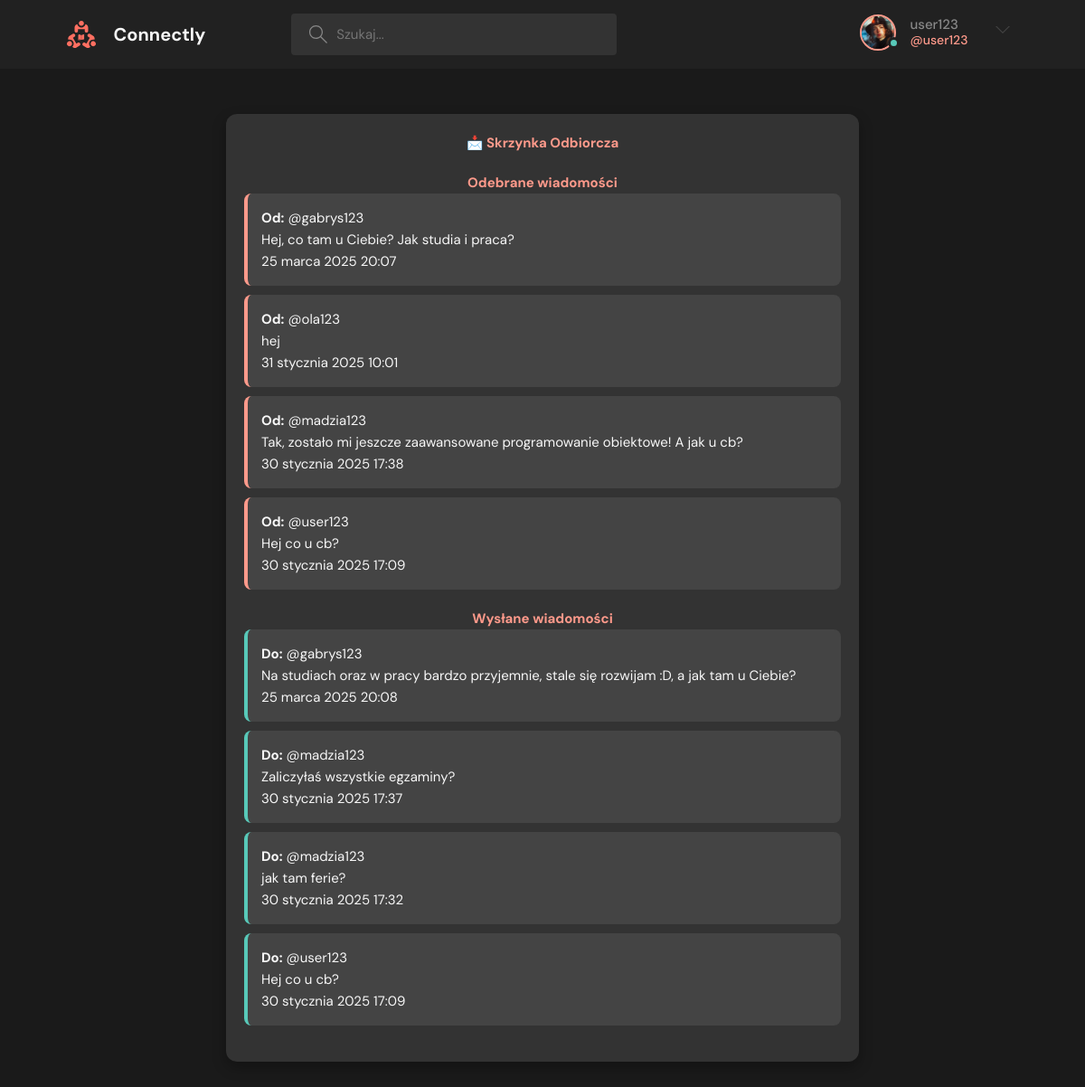
The app's page /inbox/ (signed in), older data.
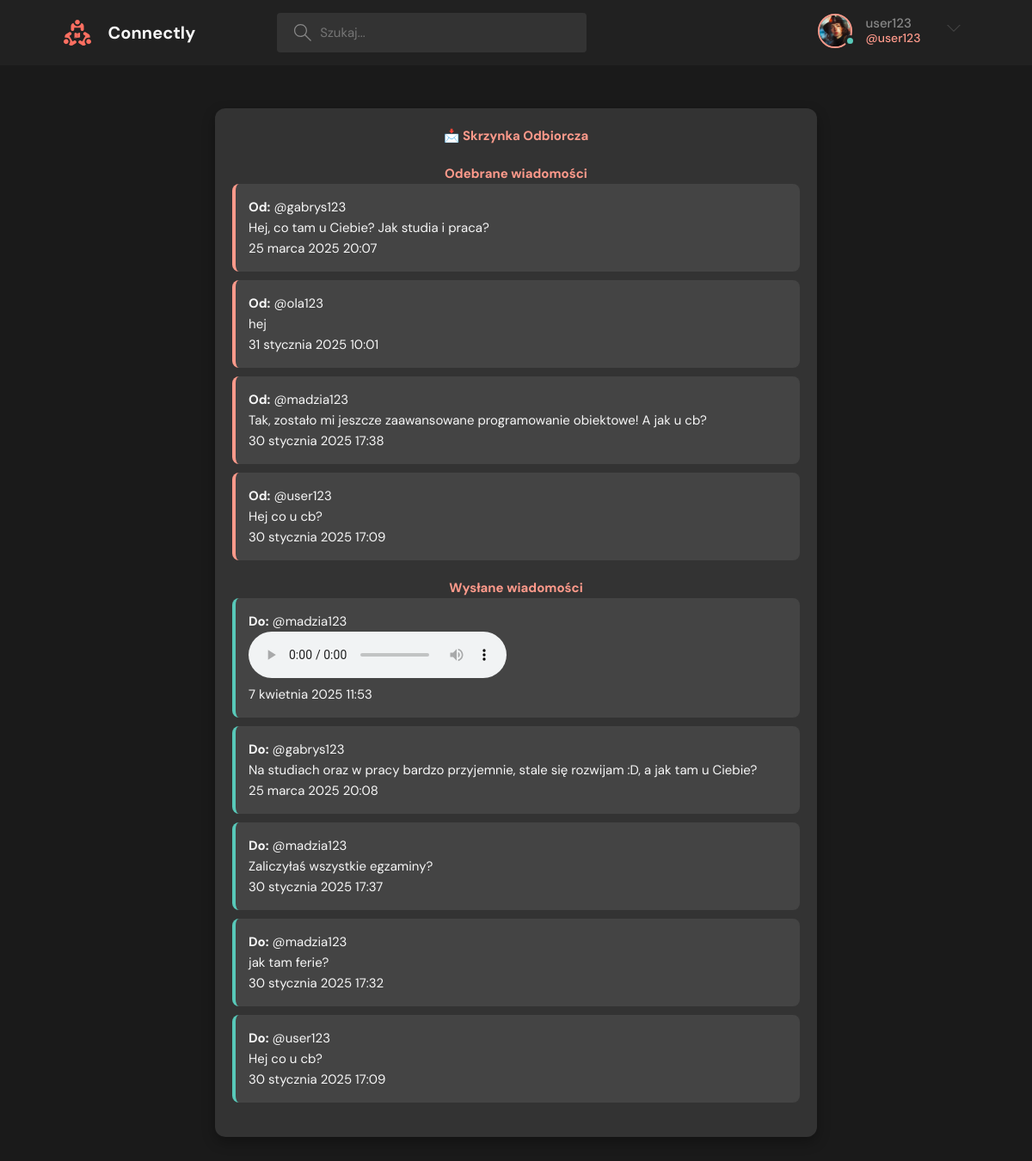
The same page, newer data.
### base/models.py (models this page shows)
class DirectMessage(models.Model):
    MSG_TYPE = [
        ('T', 'Tekst'),
        ('V', 'Głos')
    ]
    sender = models.ForeignKey(User, on_delete=models.CASCADE, related_name="sent_messages")
    receiver = models.ForeignKey(User, on_delete=models.CASCADE, related_name="received_messages")
    message = models.TextField(blank=True, null=True)
    audio_file = models.FileField(upload_to='voice_messages/', blank=True, null=True)
    msg_type = models.CharField(max_length=1, choices=MSG_TYPE, default='T')
    timestamp = models.DateTimeField(auto_now_add=True)
    is_read = models.BooleanField(default=False)

class User(AbstractUser):
    name = models.CharField(max_length=200, null=True)
    email = models.EmailField(unique=True, null=True)
    bio = models.TextField(null=True)
    avatar = models.ImageField(null=True, default="photo1.jpg")
    USERNAME_FIELD = 'email'
    REQUIRED_FIELDS = []

### base/views.py (the view)
# urls.py: path('inbox/', views.inbox, name='inbox'),
@login_required(login_url='login')
def inbox(request):
    messages_received = DirectMessage.objects.filter(receiver=request.user).order_by('-timestamp')
    messages_sent = DirectMessage.objects.filter(sender=request.user).order_by('-timestamp')
    users = User.objects.exclude(id=request.user.id)
    context = {
        'messages_received': messages_received,
        'messages_sent': messages_sent,
        'users': users
    }
    return render(request, 'base/inbox.html', context)

### base/templates/base/inbox.html (shortened to what this page needs)
{% extends 'main.html' %}
{% block content %}
    <div class="messages-container">
        <h2>📩 Skrzynka Odbiorcza</h2>
        <div class="messages-section">
            <h3>Odebrane wiadomości</h3>
            {% for msg in messages_received %}
                <div class="message-card {% if msg.is_read %}read{% else %}unread{% endif %}">
                    <p><strong>Od:</strong> @{{ msg.sender.username }}</p>
                    {% if msg.msg_type == 'T' %}
                        <p>{{ msg.message }}</p>
                    {% elif msg.msg_type == 'V' %}
                        <audio controls>
                            <source src="{{ msg.audio_file.url }}" type="audio/wav">
                            Twoja przeglądarka nie obsługuje odtwarzacza audio.
                        </audio>
                    {% endif %}
                    <small>{{ msg.timestamp }}</small>
                </div>
            {% empty %}
                <p>Brak wiadomości.</p>
            {% endfor %}
        </div>
        <div class="messages-section">
            <h3>Wysłane wiadomości</h3>
            {% for msg in messages_sent %}
                <div class="message-card sent">
                    <p><strong>Do:</strong> @{{ msg.receiver.username }}</p>
                    {% if msg.msg_type == 'T' %}
                        <p>{{ msg.message }}</p>
                    {% elif msg.msg_type == 'V' %}
                        <audio controls>
                            <source src="{{ msg.audio_file.url }}" type="audio/wav">
                        </audio>
                    {% endif %}
                    <div class="message-footer">
                        <small class="message-timestamp">{{ msg.timestamp }}</small>
                    </div>
                </div>
            {% empty %}
                <p>Nie wysłałeś jeszcze żadnych wiadomości.</p>
            {% endfor %}
        </div>
    </div>
{% endblock %}

Row changes from the older to the newer data that the page shows:
added DirectMessage: receiver.username "madzia123", timestamp "7 kwietnia 2025 11:53", shown under "Wysłane wiadomości"
